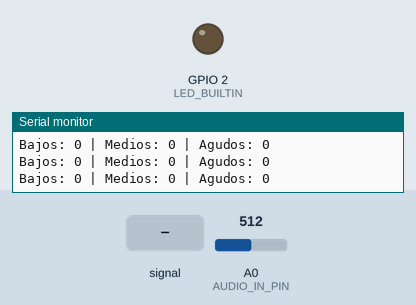
This sketch was run on a simulated ESP8266 (NodeMCU). On the bench: output pins drawn as LEDs (lit = HIGH, except the on-board LED, lit = LOW), the last lines printed to the serial monitor. Dashed ring = blinking. The test bench sets the inputs (shaded band); at power-on: A0 (AUDIO_IN_PIN) = 512.

Above: at 1.2 s.
1.3 s: A0 (AUDIO_IN_PIN) fed a 50 Hz sine of ±306 counts around its level
At 4.2 s:
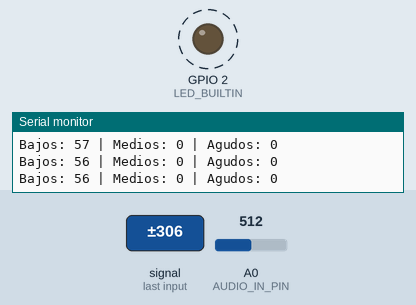
4.3 s: A0 (AUDIO_IN_PIN) set to 716
At 5.3 s:
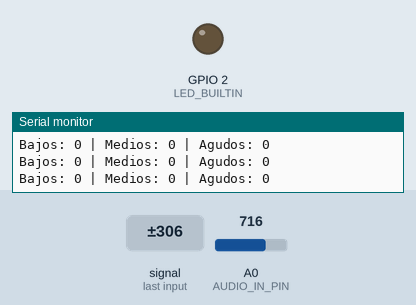
Timing chart, 0 to 7.3 s (numbered marks = the images above; inputs shaded):
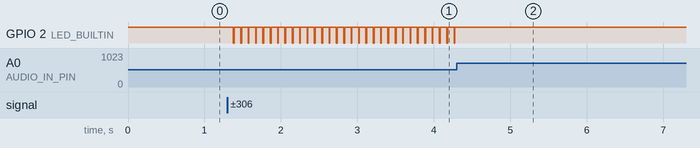

The sketch:

Frequency_Analyzer.ino
```cpp
// (Heavily) adapted from https://github.com/G6EJD/ESP32-8266-Audio-Spectrum-Display/blob/master/ESP32_Spectrum_Display_02.ino
// Adjusted to allow brightness changes on press+hold, Auto-cycle for 3 button presses within 2 seconds
// Edited to add Neomatrix support for easier compatibility with different layouts.

#include <arduinoFFT.h>

#define SAMPLES         512          // Must be a power of 2
#define SAMPLING_FREQ   40000         // Hz, must be 40000 or less due to ADC conversion time. Determines maximum frequency that can be analysed by the FFT Fmax=sampleF/2.
#define AMPLITUDE       700          // Depending on your audio source level, you may need to alter this value. Can be used as a 'sensitivity' control.
#define AUDIO_IN_PIN    A0            // Signal in on this pin
#define NUM_BANDS       16            // To change this, you will need to change the bunch of if statements describing the mapping from bins to bands
#define NOISE           600           // Used as a crude noise filter, values below this are ignored

// Sampling and FFT stuff
unsigned int sampling_period_us;
byte peak[] = {0,0,0,0,0,0,0,0,0,0,0,0,0,0,0,0};              // The length of these arrays must be >= NUM_BANDS
int oldBarHeights[] = {0,0,0,0,0,0,0,0,0,0,0,0,0,0,0,0};
int bandValues[] = {0,0,0,0,0,0,0,0,0,0,0,0,0,0,0,0};
double vReal[SAMPLES];
double vImag[SAMPLES];
unsigned long newTime;
arduinoFFT FFT = arduinoFFT(vReal, vImag, SAMPLES, SAMPLING_FREQ);

void setup() {
  Serial.begin(115200);
  sampling_period_us = round(1000000 * (1.0 / SAMPLING_FREQ));
  pinMode(LED_BUILTIN, OUTPUT);
}

void loop() {
  digitalWrite(LED_BUILTIN, HIGH);
  // Reset bandValues[]
  for (int i = 0; i<NUM_BANDS; i++){
    bandValues[i] = 0;
  }

  // Sample the audio pin
  for (int i = 0; i < SAMPLES; i++) {
    newTime = micros();
    vReal[i] = analogRead(AUDIO_IN_PIN); // A conversion takes about 9.7uS on an ESP32
    vImag[i] = 0;
    while ((micros() - newTime) < sampling_period_us) { /* chill */ }
  }

  // Compute FFT
  FFT.DCRemoval();
  FFT.Windowing(FFT_WIN_TYP_HAMMING, FFT_FORWARD);
  FFT.Compute(FFT_FORWARD);
  FFT.ComplexToMagnitude();

  // Analyse FFT results
  for (int i = 2; i < (SAMPLES/2); i++){       // Don't use sample 0 and only first SAMPLES/2 are usable. Each array element represents a frequency bin and its value the amplitude.
    if (vReal[i] > NOISE) {                    // Add a crude noise filter

    /*8 bands, 12kHz top band
      if (i<=3 )           bandValues[0]  += (int)vReal[i];
      if (i>3   && i<=6  ) bandValues[1]  += (int)vReal[i];
      if (i>6   && i<=13 ) bandValues[2]  += (int)vReal[i];
      if (i>13  && i<=27 ) bandValues[3]  += (int)vReal[i];
      if (i>27  && i<=55 ) bandValues[4]  += (int)vReal[i];
      if (i>55  && i<=112) bandValues[5]  += (int)vReal[i];
      if (i>112 && i<=229) bandValues[6]  += (int)vReal[i];
      if (i>229          ) bandValues[7]  += (int)vReal[i];*/

    //16 bands, 12kHz top band
      if (i<=2 )           bandValues[0]  += (int)vReal[i];
      if (i>2   && i<=3  ) bandValues[1]  += (int)vReal[i];
      if (i>3   && i<=5  ) bandValues[2]  += (int)vReal[i];
      if (i>5   && i<=7  ) bandValues[3]  += (int)vReal[i];
      if (i>7   && i<=9  ) bandValues[4]  += (int)vReal[i];
      if (i>9   && i<=13 ) bandValues[5]  += (int)vReal[i];
      if (i>13  && i<=18 ) bandValues[6]  += (int)vReal[i];
      if (i>18  && i<=25 ) bandValues[7]  += (int)vReal[i];
      if (i>25  && i<=36 ) bandValues[8]  += (int)vReal[i];
      if (i>36  && i<=50 ) bandValues[9]  += (int)vReal[i];
      if (i>50  && i<=69 ) bandValues[10] += (int)vReal[i];
      if (i>69  && i<=97 ) bandValues[11] += (int)vReal[i];
      if (i>97  && i<=135) bandValues[12] += (int)vReal[i];
      if (i>135 && i<=189) bandValues[13] += (int)vReal[i];
      if (i>189 && i<=264) bandValues[14] += (int)vReal[i];
      if (i>264          ) bandValues[15] += (int)vReal[i];
    }
  }

int bajos = max(max(bandValues[0], bandValues[1]),bandValues[2]) / AMPLITUDE;
int medios = max(max(max(max(max(bandValues[4], bandValues[5]), bandValues[6]), bandValues[7]), bandValues[8]), bandValues[3]) / AMPLITUDE;
int agudos = max(max(max(max(max(bandValues[9], bandValues[10]), bandValues[11]), bandValues[12]), bandValues[13]), bandValues[14]) / AMPLITUDE;
Serial.print("Bajos: ");
Serial.print(bajos);
Serial.print(" | ");
Serial.print("Medios: ");
Serial.print(medios);
Serial.print(" | ");
Serial.print("Agudos: ");
Serial.println(agudos);
if (bajos > medios && bajos > agudos && bajos > 40) {
   digitalWrite(LED_BUILTIN, LOW);
   delay(10);
   digitalWrite(LED_BUILTIN, HIGH);
}

  // Process the FFT data into bar heights
//  for (byte band = 0; band < NUM_BANDS; band++) {
//    int barHeight = bandValues[band] / AMPLITUDE;
//    String bandName;
//    if (band >= 0 && band < 3) {
//      bandName = "Bajos";
//          if (barHeight > 30) {
//      digitalWrite(LED_BUILTIN, LOW);
//      delay(10);
//      digitalWrite(LED_BUILTIN, HIGH);
//    }
//    } else if (band >= 3 && band < 5) {
//      bandName = "Medios";
//    } else {
//      bandName = "Agudos";
//    }
//
//    if (barHeight > 10) {
//      Serial.print(bandName);
//      Serial.print(" -> ");
//      Serial.println(barHeight);
//    }
//  }
}
```

Measured:
- after the input at 1.3 s, GPIO 2 (LED_BUILTIN): alternates HIGH for 0.09 s and LOW for 0.01 s, starting after 0.08 s
- after the input at 4.3 s, GPIO 2 (LED_BUILTIN): stops changing and stays HIGH
